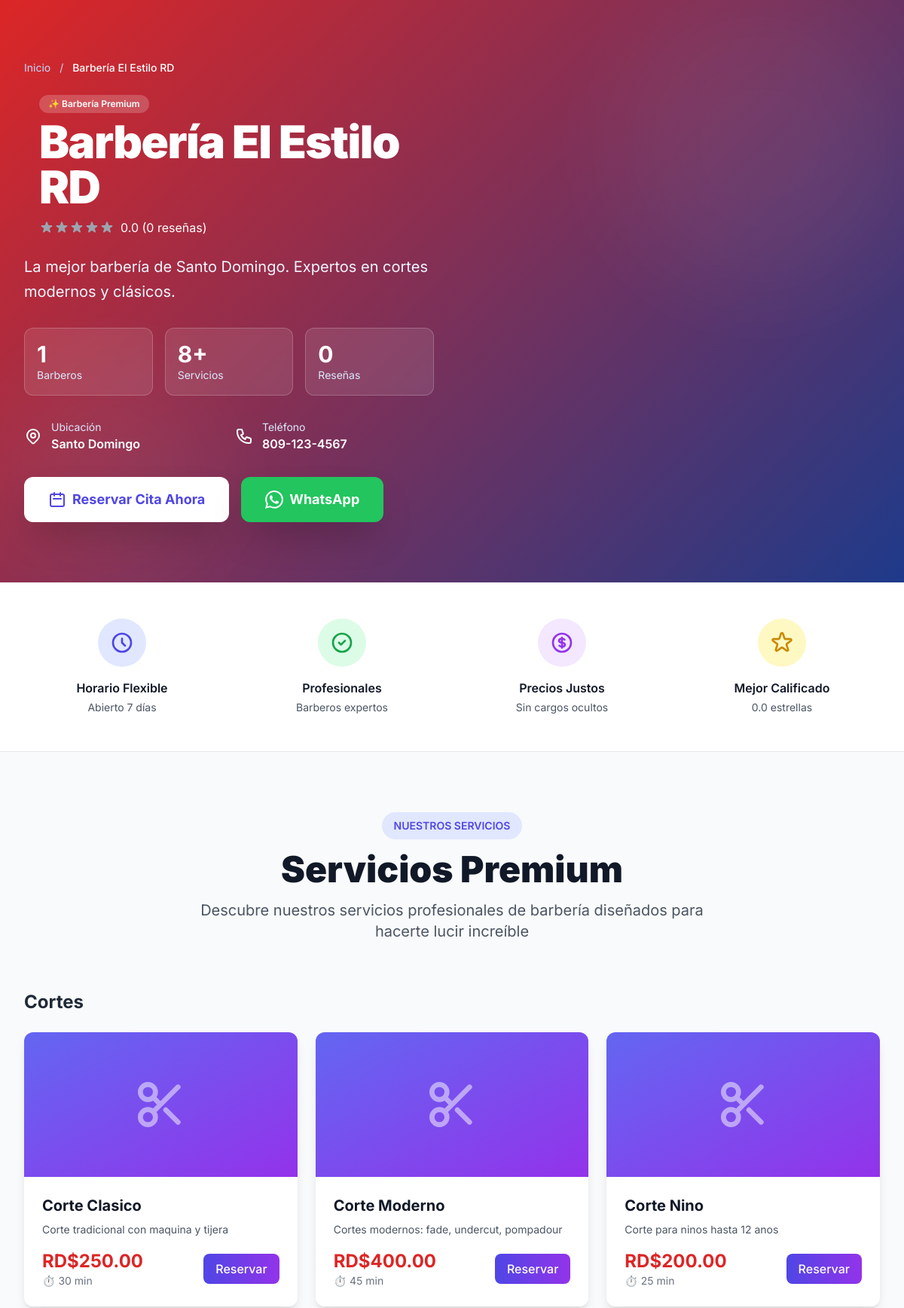
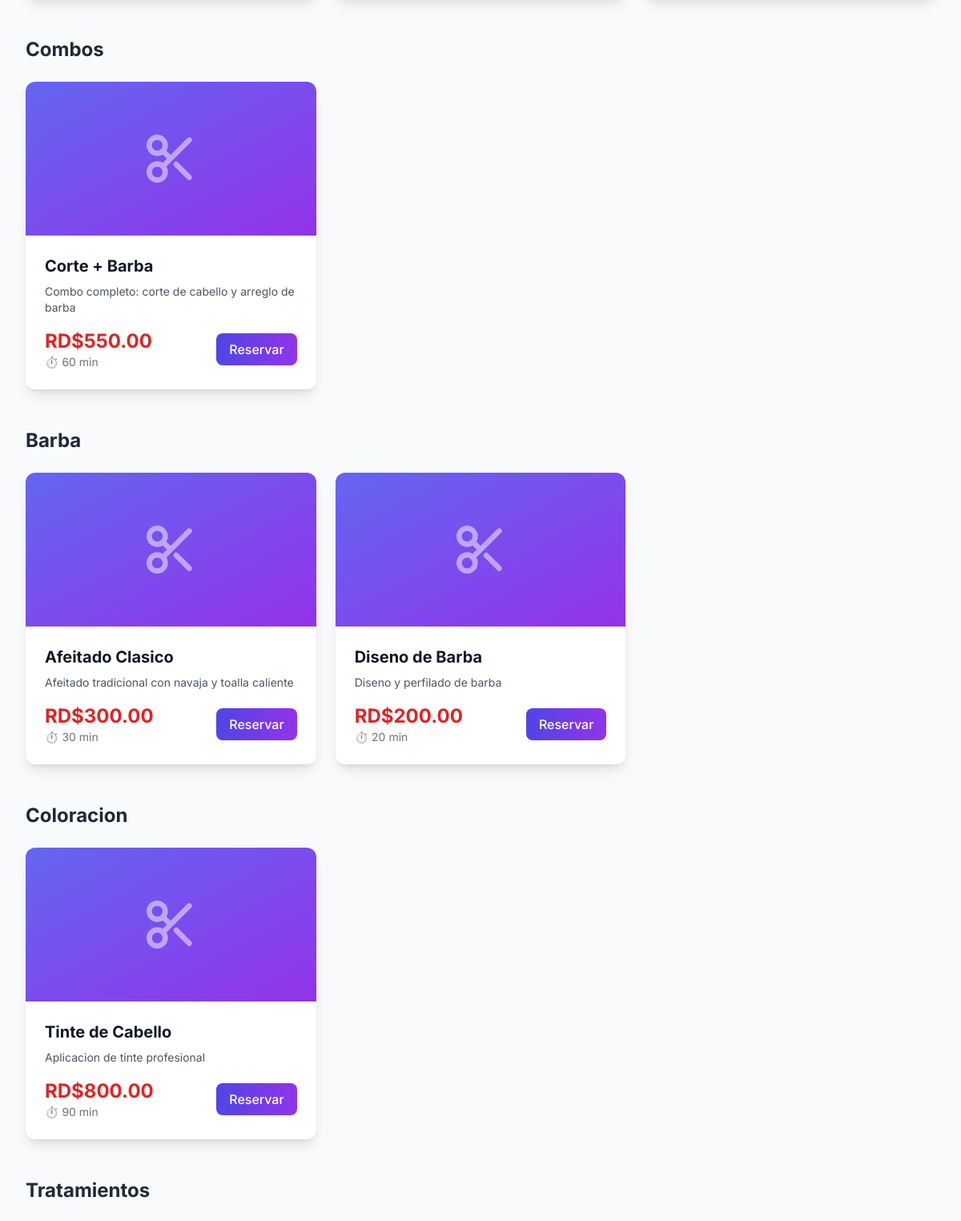
Page /public/booking_old.php?shop=estilo-rd (upper part) on the committed database (2 pictures, top to bottom).
### tables this page shows
CREATE TABLE barbershops (
    id INT AUTO_INCREMENT PRIMARY KEY,
    license_id INT NOT NULL,
    owner_id INT NOT NULL,
    business_name VARCHAR(255) NOT NULL,
    slug VARCHAR(255) UNIQUE NOT NULL,
    description TEXT,
    logo VARCHAR(255),
    cover_image VARCHAR(255),
    phone VARCHAR(20),
    email VARCHAR(255),
    address TEXT,
    city VARCHAR(100),
    province VARCHAR(100),
    country VARCHAR(100) DEFAULT 'República Dominicana',
    latitude DECIMAL(10, 8),
    longitude DECIMAL(11, 8),
    rnc VARCHAR(20),
    website VARCHAR(255),
    facebook VARCHAR(255),
    instagram VARCHAR(255),
    tiktok VARCHAR(255),
    whatsapp VARCHAR(20),
    theme_color VARCHAR(7) DEFAULT '#1e40af',
    allow_online_booking BOOLEAN DEFAULT TRUE,
    advance_booking_days INT DEFAULT 30,
    cancellation_hours INT DEFAULT 24,
    status ENUM('active', 'inactive', 'suspended') DEFAULT 'active',
    created_at TIMESTAMP DEFAULT CURRENT_TIMESTAMP,
    updated_at TIMESTAMP DEFAULT CURRENT_TIMESTAMP ON UPDATE CURRENT_TIMESTAMP,
    FOREIGN KEY (license_id) REFERENCES licenses(id) ON DELETE RESTRICT,
    FOREIGN KEY (owner_id) REFERENCES users(id) ON DELETE RESTRICT,
    INDEX idx_slug (slug),
    INDEX idx_status (status),
    INDEX idx_city (city)
);

CREATE TABLE services (
    id INT AUTO_INCREMENT PRIMARY KEY,
    barbershop_id INT NOT NULL,
    name VARCHAR(255) NOT NULL,
    description TEXT,
    duration INT NOT NULL COMMENT 'Duración en minutos',
    price DECIMAL(10, 2) NOT NULL,
    image VARCHAR(255),
    category VARCHAR(100),
    is_active BOOLEAN DEFAULT TRUE,
    display_order INT DEFAULT 0,
    created_at TIMESTAMP DEFAULT CURRENT_TIMESTAMP,
    updated_at TIMESTAMP DEFAULT CURRENT_TIMESTAMP ON UPDATE CURRENT_TIMESTAMP,
    FOREIGN KEY (barbershop_id) REFERENCES barbershops(id) ON DELETE CASCADE,
    INDEX idx_barbershop (barbershop_id),
    INDEX idx_active (is_active)
);

### public/booking_old.php (the view, shortened to what the rows shown need)
<?php
require_once BASE_PATH . '/core/Database.php';
require_once BASE_PATH . '/core/Helpers.php';
$slug = $_GET['shop'] ?? '';
$db = Database::getInstance();
$barbershop = $db->fetch("
    SELECT b.*, l.type as license_type, l.status as license_status
    FROM barbershops b
    JOIN licenses l ON b.license_id = l.id
    WHERE b.slug = ? AND b.status = 'active'
", [$slug]);
$services = $db->fetchAll("
    SELECT * FROM services
    WHERE barbershop_id = ? AND is_active = TRUE
    ORDER BY display_order ASC, name ASC
", [$barbershop['id']]);
$servicesByCategory = [];
foreach ($services as $service) {
    $category = $service['category'] ?? 'General';
    if (!isset($servicesByCategory[$category])) {
        $servicesByCategory[$category] = [];
    }
    $servicesByCategory[$category][] = $service;
}
?>
<!DOCTYPE html>
<html lang="es">
<head>
    <script src="https://cdn.tailwindcss.com"></script>
</head>
<body class="bg-gray-50">
    <div x-data="bookingApp()">
        <div class="relative gradient-bg text-white overflow-hidden">
            <div class="relative max-w-7xl mx-auto px-4 sm:px-6 lg:px-8 py-20">
                <nav class="mb-6 text-sm">
                    <a href="<?php echo BASE_URL; ?>" class="text-blue-200 hover:text-white transition">Inicio</a>
                    <span class="mx-2 text-blue-200">/</span>
                    <span class="text-white font-medium"><?php echo e($barbershop['business_name']); ?></span>
                </nav>
                <div class="grid grid-cols-1 lg:grid-cols-2 gap-12 items-center">
                    <div>
                        <div class="flex items-center mb-6">
                            <div class="ml-5">
                                <div class="inline-block px-3 py-1 bg-white/20 backdrop-blur-sm rounded-full text-xs font-semibold text-white mb-2">
                                    ✨ Barbería Premium
                                </div>
                                <h1 class="text-4xl md:text-6xl font-black tracking-tight"><?php echo e($barbershop['business_name']); ?></h1>
                                <div class="flex items-center mt-3">
                                    <div class="flex items-center text-yellow-300">
                                    </div>
                                </div>
                            </div>
                        </div>
                        <p class="text-xl text-blue-50 leading-relaxed mb-8"><?php echo e($barbershop['description']); ?></p>
                        <div class="grid grid-cols-3 gap-4 mb-8">
                            <div class="bg-white/10 backdrop-blur-sm rounded-xl p-4 border border-white/20">
                            </div>
                            <div class="bg-white/10 backdrop-blur-sm rounded-xl p-4 border border-white/20">
                            </div>
                            <div class="bg-white/10 backdrop-blur-sm rounded-xl p-4 border border-white/20">
                            </div>
                        </div>
                        <div class="grid grid-cols-1 sm:grid-cols-2 gap-4 mb-8">
                            <div class="flex items-center">
                                <div>
                                    <p class="text-sm text-blue-100">Ubicación</p>
                                    <p class="font-semibold"><?php echo e($barbershop['city']); ?></p>
                                </div>
                            </div>
                            <div class="flex items-center">
                                <div>
                                    <p class="text-sm text-blue-100">Teléfono</p>
                                    <p class="font-semibold"><?php echo e($barbershop['phone']); ?></p>
                                </div>
                            </div>
                        </div>
                        <div class="flex flex-col sm:flex-row gap-4">
                            <button @click="showBookingModal = true"
                                    class="flex-1 sm:flex-none px-8 py-4 bg-white text-indigo-600 rounded-xl font-bold text-lg shadow-2xl hover:shadow-white/50 transform hover:scale-105 transition-all duration-300 hover:-translate-y-1">
                            </button>
                            <?php if ($barbershop['phone']): ?>
                            <a href="https://wa.me/1<?php echo preg_replace('/[^0-9]/', '', $barbershop['phone']); ?>?text=Hola, quiero reservar una cita"
                               target="_blank"
                               class="flex-1 sm:flex-none px-8 py-4 bg-green-500 hover:bg-green-600 text-white rounded-xl font-bold text-lg shadow-2xl transform hover:scale-105 transition-all duration-300 hover:-translate-y-1">
                            </a>
                            <?php endif; ?>
                        </div>
                    </div>
                </div>
            </div>
        </div>
        <div class="max-w-7xl mx-auto px-4 sm:px-6 lg:px-8 py-20">
            <div class="text-center mb-16">
                <h2 class="text-5xl font-black text-gray-900 mb-4">Servicios Premium</h2>
            </div>
            <?php foreach ($servicesByCategory as $category => $categoryServices): ?>
                <div class="mb-12">
                    <h3 class="text-2xl font-bold text-gray-800 mb-6"><?php echo e($category); ?></h3>
                    <div class="grid grid-cols-1 sm:grid-cols-2 lg:grid-cols-3 gap-6">
                        <?php foreach ($categoryServices as $service): ?>
                            <div class="bg-white rounded-xl shadow-lg overflow-hidden hover:shadow-2xl transition transform hover:-translate-y-1">
                                <?php if ($service['image']): ?>
                                    <img src="<?php echo asset($service['image']); ?>" class="w-full h-48 object-cover" alt="<?php echo e($service['name']); ?>">
                                <?php else: ?>
                                    <div class="w-full h-48 bg-gradient-to-br from-indigo-500 to-purple-600 flex items-center justify-center">
                                    </div>
                                <?php endif; ?>
                                <div class="p-6">
                                    <h4 class="text-xl font-bold text-gray-900 mb-2"><?php echo e($service['name']); ?></h4>
                                    <p class="text-gray-600 text-sm mb-4"><?php echo e($service['description']); ?></p>
                                    <div class="flex items-center justify-between">
                                        <div>
                                            <p class="text-2xl font-bold" style="color: <?php echo $barbershop['theme_color']; ?>">
                                                <?php echo formatPrice($service['price']); ?>
                                            </p>
                                            <p class="text-sm text-gray-500">⏱️ <?php echo $service['duration']; ?> min</p>
                                        </div>
                                        <button @click="selectService(<?php echo $service['id']; ?>)"
                                                class="px-4 py-2 bg-gradient-to-r from-indigo-600 to-purple-600 text-white rounded-lg font-medium hover:from-indigo-700 hover:to-purple-700 transition">
                                            Reservar
                                        </button>
                                    </div>
                                </div>
                            </div>
                        <?php endforeach; ?>
                    </div>
                </div>
            <?php endforeach; ?>
        </div>
            </div>
</body>
</html>

### rows in the picture
barbershops: business_name "Barbería El Estilo RD", description "La mejor barbería de Santo Domingo. Expertos en cortes modernos y clásicos.", city "Santo Domingo", phone "809-123-4567"
services: category "Cortes", name "Corte Nino", description "Corte para ninos hasta 12 anos", price "RD$200.00", duration "25"
services: name "Corte Clasico", description "Corte tradicional con maquina y tijera", price "RD$250.00", duration "30"
services: name "Corte Moderno", description "Cortes modernos: fade, undercut, pompadour", price "RD$400.00", duration "45"
services: name "Corte + Barba", description "Combo completo: corte de cabello y arreglo de barba", price "RD$550.00", duration "60"
services: name "Afeitado Clasico", description "Afeitado tradicional con navaja y toalla caliente", price "RD$300.00", duration "30"
services: name "Diseno de Barba", description "Diseno y perfilado de barba", price "RD$200.00", duration "20"
services: name "Tinte de Cabello", description "Aplicacion de tinte profesional", price "RD$800.00", duration "90"

### other values in the picture
$avgRating['avg_rating'] "0.0"
$avgRating['total_reviews'] "0"
count($barbers) "1"
count($services) "8"
$category "Combos"
$category "Barba"
$category "Coloracion"
$category "Tratamientos"
